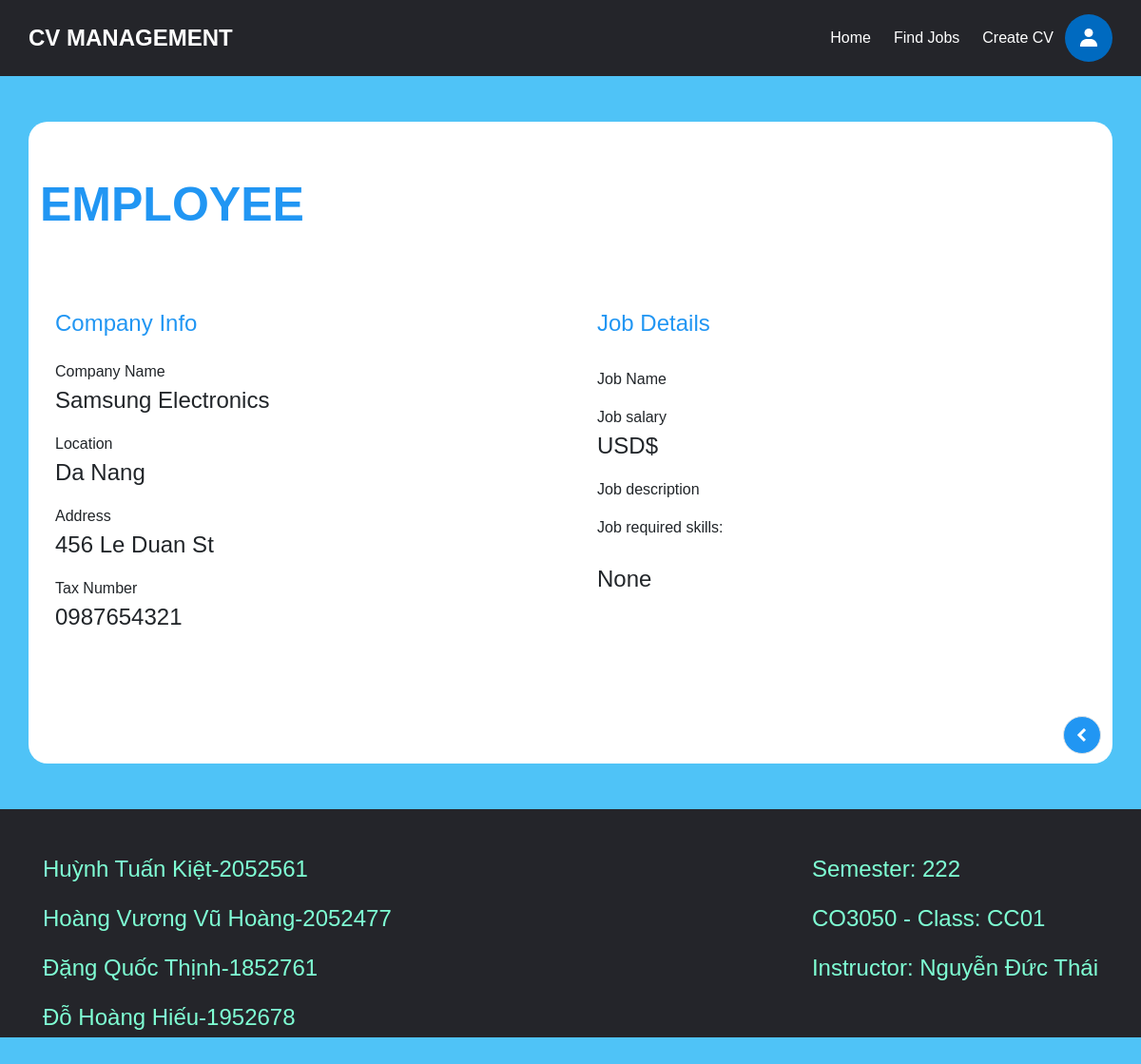
The app's page /pages/job_description.php?company=Samsung Electronics with its own data.
### tables this page shows
CREATE TABLE IF NOT EXISTS EMPLOYER (
  id VARCHAR(6),
  name VARCHAR(50) NOT NULL,
  email VARCHAR(100) NOT NULL,
  password VARCHAR(255) NOT NULL,
  phonenumber VARCHAR(20) NOT NULL,
  company_name VARCHAR(50) NOT NULL,
  tax_number VARCHAR(20) NOT NULL,
  location VARCHAR(100) NOT NULL,
  address VARCHAR(100) NOT NULL,
  PRIMARY KEY (id, email)
);

### pages/job_description.php (the view, shortened to what this page needs)
<!DOCTYPE html>
<html lang="en">
<head>
    <link href="https://cdn.jsdelivr.net/npm/bootstrap@5.0.2/dist/css/bootstrap.min.css" rel="stylesheet">
    <link rel="stylesheet" href="./pages/styles.css">
    <link rel="stylesheet" href="https://cdn.jsdelivr.net/npm/bootstrap@5.0.1/dist/css/bootstrap.min.css">
</head>
<?php
    if ($_SESSION['login'] == 1){
?>
<header>
    <div class = "logo" >CV MANAGEMENT</div>
    <ul class = "nav" id="list">
        <li>
            <a href="./index.php?page=home" title = "CVMangement home page">Home</a>
        </li>
        <li>
            <a href="./index.php?page=candidate_search" title = "CVMangement candidate search">Candidate Search</a>
        </li>
        <li>
            <a href="./index.php?page=create_job" title = "CVMangement create job">Post A Job</a>
        </li>
    </ul>
    <button onclick="myFunction()"><img/></button>
    <ul class = "nav" id="profile">
        <li>
            <a href="./index.php?page=profile">Profile</a>
        </li>
        <li>
            <a href="./index.php?page=logout">Log out</a>
        </li>
    </ul>
</header>
<?php
    }
    else if ($_SESSION['login'] == 0){
?>
<header>
    <div class = "logo">CV MANAGEMENT</div>
    <ul class = "nav" id="list">
        <li>
            <a href="./index.php?page=home" title = "CVMangement home page">Home</a>
        </li>
        <li>
            <a href = "./index.php?page=find_jobs" title = "CVMangement find jobs page">Find Jobs</a>
        </li>
        <li>
            <a href="./index.php?page=create_cv" title = "CVMangement CV page">Create CV</a>
        </li>
    </ul>
    <button onclick="myFunction()"><img/></button>
</header>
<?php
    }
?>
<body style="background: #4FC3F7;">
    <div class="container rounded bg-white mt-5 mb-5 surround">
        <div class="row my-row">
            <h1 id="profile-type" style="margin-top: 5%;">EMPLOYEE</h1>
            <div class="col-md-6 border-right">
                <div class="p-3 py-5" >
                    <div class="d-flex justify-content-between align-items-center mb-3">
                        <h4 class="text-right" style="color: #2196F3;">Company Info</h4>
                    </div>
                    <div class="row mt-3" id="personal">
                        <?php
                        $dbname = "CVManagement";
                        $servername = "localhost";
                        $db_username = "root";
                        $db_password = "";
                        $conn = mysqli_connect($servername, $db_username, $db_password, $dbname);
                        $company_id = $_GET['company'];
                        $employer_query = "SELECT * FROM EMPLOYER WHERE company_name = '$company_id'";
                        $employer_result = mysqli_query($conn, $employer_query);
                        $row = mysqli_fetch_assoc($employer_result);
                        echo "
                        <div class=\"col-md-12\" >
                            <label class=\"labels\">Company Name</label>
                            <P class=\"info\" id=\"company_name\">${row['company_name']} </P>
                        </div>
                        ";
                        echo "
                        <div class=\"col-md-12\">
                            <label class=\"labels\">Location</label>
                            <P class=\"info\">${row['location']} </P>
                        </div>
                        ";
                        echo "
                        <div class=\"col-md-12\">
                            <label class=\"labels\">Address</label>
                            <P class=\"info\">${row['address']} </P>
                        </div>
                        ";
                        echo "
                        <div class=\"col-md-12\">
                            <label class=\"labels\">Tax Number</label>
                            <P class=\"info\">${row['tax_number']} </P>
                        </div>
                        ";
                        ?>
                    </div>
                </div>
            </div>
            <div class="col-md-5">
                <div class="p-3 py-5">
                    <div class="d-flex justify-content-between align-items-center experience">
                        <h4 class="text-right" style="color: #2196F3;">Job Details</h4>
                    </div>
                    <br>
                    <div>
                    <?php
                        $job_query = "SELECT * FROM JOBS WHERE employer_id = '" . $row["id"] . "' and name = '" . $_GET["job"] . "'";
                        $job_result = mysqli_query($conn, $job_query);
                        $row = mysqli_fetch_assoc($job_result);
                        echo "
                        <div class=\"col-md-12\" >
                            <label class=\"labels\">Job Name</label>
                            <P class=\"info\">${row['name']} </P>
                        </div>
                        ";
                        echo "
                        <div class=\"col-md-12\">
                            <label class=\"labels\">Job salary</label>
                            <P class=\"info\">${row['salary']} USD$</P>
                        </div>
                        ";
                        echo "
                        <div class=\"col-md-12\">
                            <label class=\"labels\">Job description</label>
                            <P class=\"info\">${row['description']} </P>
                        </div>
                        ";
                        $skills = array();
                        echo "<div class=\"col-md-12\">";
                        echo "<label class=\"labels\">Job required skills: </label>";
                        echo"<br></br>";
                        echo "<P class=\"info\">";
                        if (count($skills) == 0)
                        echo "None";
                        else
                        echo implode(", ", $skills);
                        echo " </P>";
                        echo "</div>";
                        ?>
                    </div>
                </div>
            </div>
            <div style="display: flex; justify-content: flex-end; margin-bottom:10px; margin-right:10px;">
            <a href="<?php echo $_SERVER['HTTP_REFERER'];?>" class="border px-3 p-1 add-experience"><img/></a>
            </div>
        </div>
    </div>
</body>
<footer>
    <div class ="mssv">
        <div class ="name" style="margin-right: auto;">
            <p> Huỳnh Tuấn Kiệt-2052561</p>
            <p> Hoàng Vương Vũ Hoàng-2052477 </p>
            <p> Đặng Quốc Thịnh-1852761 </p>
            <p> Đỗ Hoàng Hiếu-1952678</p>
        </div>
        <div class ="lop">
            <p> Semester: 222 </p>
            <p> CO3050 - Class: CC01 </p>
            <p> Instructor: Nguyễn Đức Thái </p>
        </div>
    </div>
</footer>
</html>

### pages/styles.css (style rules this page uses)
* { margin: 0; padding: 0; box-sizing: border-box; }
body { overflow-x: hidden; min-height: 50vh; }
header { position: relative; left: 0px; top: 0px; width: 100vw; height: 10vh; background-color: #24252A; display: flex; align-items: center; padding: 0 2.5vw; box-sizing: border-box; justify-content: flex-end; }
footer { position: relative; width: 100vw; height: 30vh; background-color: #24252A; align-items: center; padding: 20px; justify-content: center; color: aquamarine; font-size: 24px; }
footer .mssv { padding: 25px; display: flex; font-size: 100%; justify-content:right; flex-direction: row; }
header .logo { color: white; font-size: 24px; font-weight: bold; text-align: center; font-family: 'Montserrat', sans-serif; margin-right: auto; }
li, a, button { font-family: 'Montserrat', sans-serif; color: white; text-decoration: none; font-weight: 400; font-size: 16px; border: none; outline: none; }
.nav { list-style: none; white-space: nowrap; overflow-x: auto; }
.nav li { display: inline-block; padding: 0 1vw; }
.nav li a { transition: all 0.3s ease 0s; }
header button { cursor: pointer; width: 50px; height: 50px; background-color: #006ac0; border-radius: 50%; transition: all 0.3s ease 0s; }
.container.rounded.bg-white.mt-5.mb-5.surround { min-height: 80vh; border-radius: 20px 20px !important; }
.row.my-row >div { margin-top: 12.5%; }
.labels { font-size: 100%; }
.info { font-size: 150%; }
.add-experience { background: #2196F3; width: 40px; height: 40px; border-radius: 50%; display: flex; justify-content: center; align-items: center; cursor: pointer; }
#profile-type { font-size: 50px; text-transform: uppercase; margin-bottom: 10px; font-weight: bold; color: #2196F3; }

### pages/job_description.php (style rules this page uses)
a, ul { list-style: none; text-decoration: none; color: #fff; margin: 0; padding: 0; }
body { font-family: Arial, sans-serif; background-color: #f5f5f5; }
.row.my-row >div { margin-top: 2%; }

### records on screen
employer: company_name "Samsung Electronics", location "Da Nang", address "456 Le Duan St", tax_number "0987654321"
